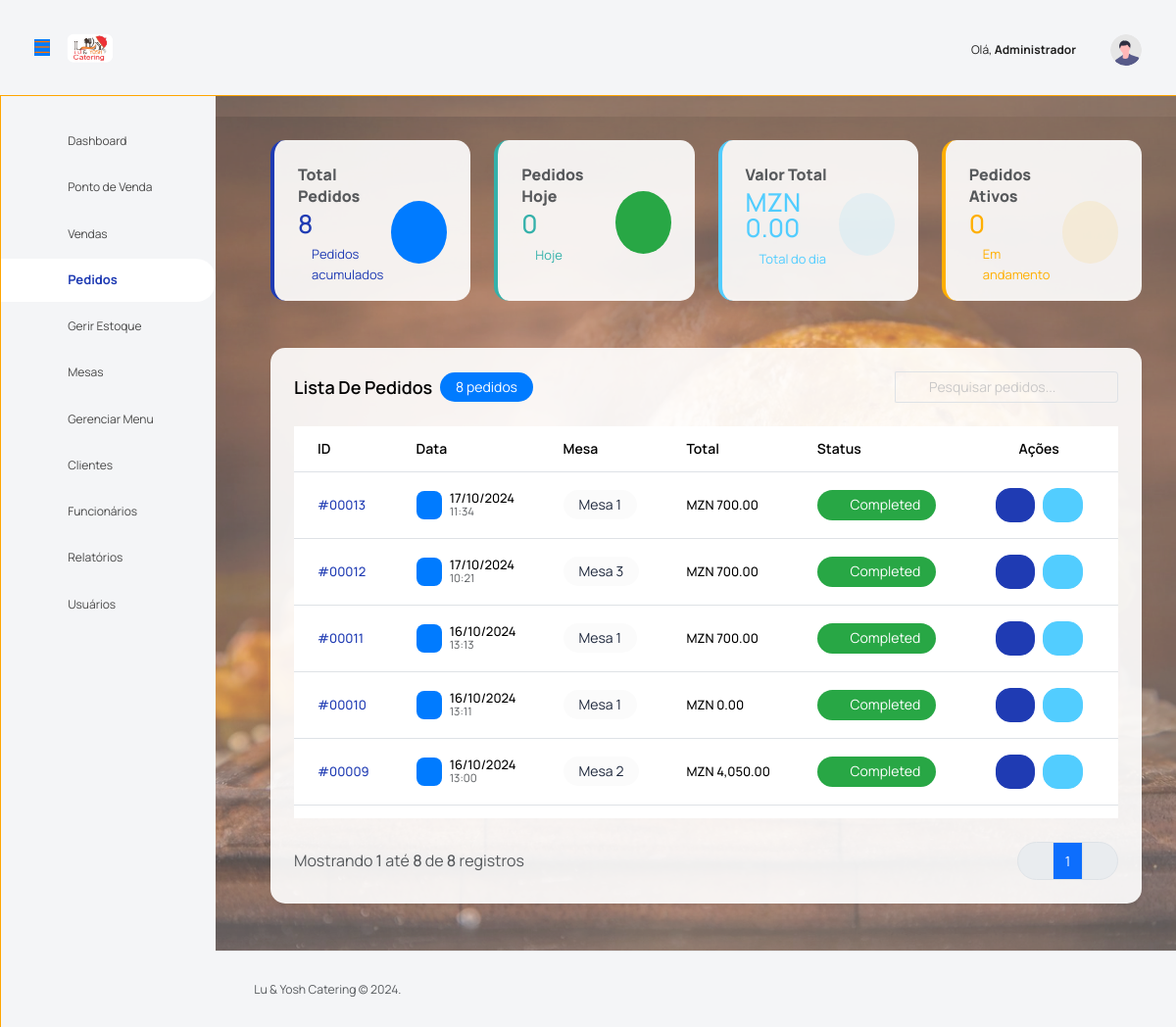
The page /pages/orders.php (signed in) on the database as committed earlier.
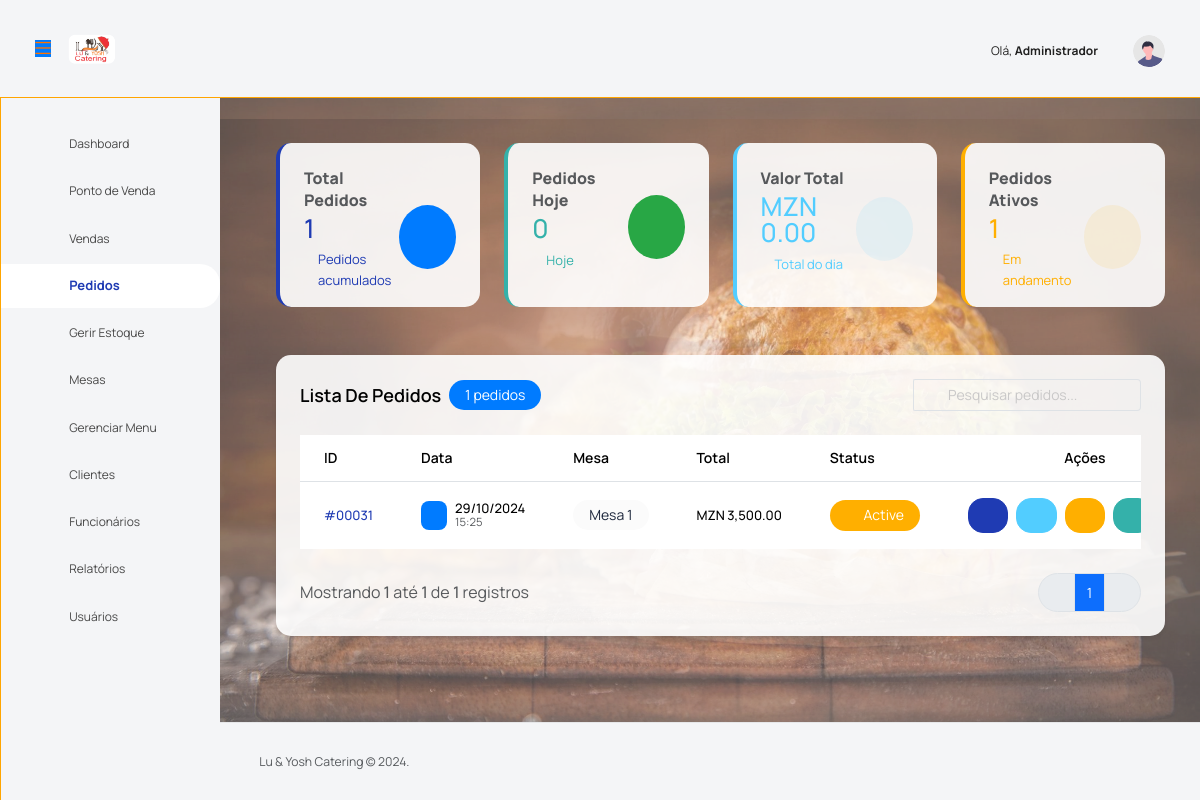
The same page on the database as committed later.
### tables this page shows
CREATE TABLE `users` (
  `id` int NOT NULL,
  `username` varchar(50) NOT NULL,
  `password` varchar(255) NOT NULL,
  `name` varchar(100) NOT NULL,
  `role` enum('admin','manager','waiter') NOT NULL
);

CREATE TABLE `orders` (
  `id` int NOT NULL,
  `table_id` int DEFAULT NULL,
  `status` enum('active','completed','paid') DEFAULT 'active',
  `total_amount` decimal(10,2) DEFAULT '0.00',
  `created_at` timestamp NULL DEFAULT CURRENT_TIMESTAMP
);

### config/functions_orders.php (called while the page is built, shortened)
<?php
function order_get_total_today() {
    global $pdo;
    $stmt = $pdo->query("SELECT SUM(total_amount) FROM orders WHERE DATE(created_at) = CURDATE() AND status = 'completed'");
    return $stmt->fetchColumn() ?: 0;
}
function order_get_open_count() {
    global $pdo;
    $stmt = $pdo->query("SELECT COUNT(*) FROM orders WHERE status != 'completed'");
    return $stmt->fetchColumn();
}

### pages/orders.php (the view, shortened to what the rows shown need)
<?php
include '../includes/header.php';
function get_status_class_staradmin($status) {
    $classes = [
        'completed' => 'bg-success text-white',
        'active' => 'bg-warning text-white',
        'canceled' => 'bg-danger text-white',
        'paid' => 'bg-info text-white'
    ];
    return $classes[$status] ?? 'bg-secondary text-white';
}
$page = isset($_GET['page']) ? (int)$_GET['page'] : 1;
$per_page = 8;
$offset = ($page - 1) * $per_page;
$search_condition = '';
$total_query = "SELECT COUNT(*) FROM orders" . $search_condition;
$stmt = $pdo->prepare($total_query);
$stmt->execute();
$total_orders = $stmt->fetchColumn();
$orders_query = "SELECT * FROM orders" . $search_condition . " ORDER BY created_at DESC LIMIT :offset, :per_page";
$stmt = $pdo->prepare($orders_query);
$stmt->bindParam(':offset', $offset, PDO::PARAM_INT);
$stmt->bindParam(':per_page', $per_page, PDO::PARAM_INT);
$stmt->execute();
$orders = $stmt->fetchAll();
?>
<div class="row g-4">
    <div class="col-sm-12 col-lg-3 grid-margin stretch-card">
        <div class="card card-rounded border-start border-primary border-4">
            <div class="card-body pb-0">
                <div class="d-flex align-items-center justify-content-between">
                    <div>
                        <h2 class="rate-percentage text-primary mb-2"><?php echo $total_orders; ?></h2>
                    </div>
                </div>
            </div>
        </div>
    </div>
    <div class="col-sm-12 col-lg-3 grid-margin stretch-card">
        <div class="card card-rounded border-start border-success border-4">
            <div class="card-body pb-0">
                <div class="d-flex align-items-center justify-content-between">
                    <div>
                        <h2 class="rate-percentage text-success mb-2"><?php echo order_get_total_today(); ?></h2>
                    </div>
                </div>
            </div>
        </div>
    </div>
    <div class="col-sm-12 col-lg-3 grid-margin stretch-card">
        <div class="card card-rounded border-start border-info border-4">
            <div class="card-body pb-0">
                <div class="d-flex align-items-center justify-content-between">
                    <div>
                        <h2 class="rate-percentage text-info mb-2">MZN
                            <?php echo number_format(order_get_total_today(), 2); ?></h2>
                    </div>
                </div>
            </div>
        </div>
    </div>
    <div class="col-sm-12 col-lg-3 grid-margin stretch-card">
        <div class="card card-rounded border-start border-warning border-4">
            <div class="card-body pb-0">
                <div class="d-flex align-items-center justify-content-between">
                    <div>
                        <h2 class="rate-percentage text-warning mb-2"><?php echo order_get_open_count(); ?></h2>
                    </div>
                </div>
            </div>
        </div>
    </div>
    <div class="col-lg-12 grid-margin">
        <div class="card card-rounded shadow-sm">
            <div class="card-body">
                <div class="table-responsive">
                    <table class="table table-hover align-middle">
                        <thead class="bg-light">
                            <tr>
                                <th class="py-3">ID</th>
                                <th class="py-3">Data</th>
                                <th class="py-3">Mesa</th>
                                <th class="py-3">Total</th>
                                <th class="py-3">Status</th>
                                <th class="py-3 text-center" width="200">Ações</th>
                            </tr>
                        </thead>
                        <tbody>
                            <?php if (empty($orders)): ?>
                            <tr>
                                <td colspan="6" class="text-center text-muted">
                                    <i class="mdi mdi-alert-circle-outline mb-2" style="font-size: 2rem;"></i>
                                    <p class="mb-0">Nenhum pedido encontrado</p>
                                </td>
                            </tr>
                            <?php else: ?>
                            <?php foreach ($orders as $order): ?>
                            <tr>
                                <td class="py-3">
                                    <span
                                        class="fw-medium text-primary">#<?php echo str_pad($order['id'], 5, '0', STR_PAD_LEFT); ?></span>
                                </td>
                                <td class="py-3">
                                    <div class="d-flex align-items-center">
                                        <span class="bg-primary bg-opacity-10 p-2 rounded me-2">
                                            <i class="mdi mdi-calendar text-primary"></i>
                                        </span>
                                        <div>
                                            <div class="fw-medium">
                                                <?php echo date('d/m/Y', strtotime($order['created_at'])); ?></div>
                                            <small
                                                class="text-muted"><?php echo date('H:i', strtotime($order['created_at'])); ?></small>
                                        </div>
                                    </div>
                                </td>
                                <td class="py-3">
                                    <span class="badge bg-light text-dark">Mesa <?php echo $order['table_id']; ?></span>
                                </td>
                                <td class="py-3">
                                    <div class="fw-medium">MZN <?php echo number_format($order['total_amount'], 2); ?>
                                    </div>
                                </td>
                                <td class="py-3">
                                    <div
                                        class="badge <?php echo get_status_class_staradmin($order['status']); ?> rounded-pill px-3">
                                        <i class="mdi mdi-circle-medium me-1"></i>
                                        <?php echo ucfirst($order['status']); ?>
                                    </div>
                                </td>
                                <td class="py-3">
                                    <div class="d-flex justify-content-center gap-2">
                                        <a href="view_order.php?id=<?php echo $order['id']; ?>"
                                            class="btn btn-primary btn-icon btn-sm" data-bs-toggle="tooltip"
                                            title="Ver Detalhes">
                                            <i class="mdi mdi-eye"></i>
                                        </a>
                                        <a href="print_order.php?id=<?php echo $order['id']; ?>"
                                            class="btn btn-info btn-icon btn-sm" data-bs-toggle="tooltip"
                                            title="Imprimir">
                                            <i class="mdi mdi-printer"></i>
                                        </a>
                                        <?php if ($order['status'] != 'completed'): ?>
                                        <a href="edit_order.php?id=<?php echo $order['id']; ?>"
                                            class="btn btn-warning btn-icon btn-sm" data-bs-toggle="tooltip"
                                            title="Editar">
                                            <i class="mdi mdi-pencil"></i>
                                        </a>
                                        <button class="btn btn-success btn-icon btn-sm" data-bs-toggle="tooltip"
                                            title="Finalizar" onclick="completeOrder(<?php echo $order['id']; ?>)">
                                            <i class="mdi mdi-check"></i>
                                        </button>
                                        <?php endif; ?>
                                    </div>
                                </td>
                            </tr>
                            <?php endforeach; ?>
                            <?php endif; ?>
                        </tbody>
                    </table>
                </div>
            </div>
        </div>
    </div>
</div>
<?php include '../includes/footer.php';?>

### includes/header.php (shortened to what the rows shown need)
<?php
try {
    $pdo = new PDO("mysql:host=" . DB_HOST . ";dbname=" . DB_NAME, DB_USER, DB_PASS);
    $pdo->setAttribute(PDO::ATTR_ERRMODE, PDO::ERRMODE_EXCEPTION);
    $stmt = $pdo->prepare("SELECT username, name, role FROM users WHERE id = :id");
    $stmt->bindParam(':id', $_SESSION['user_id'], PDO::PARAM_INT);
    $stmt->execute();
    $usuario = $stmt->fetch(PDO::FETCH_ASSOC);
} catch (PDOException $e) {
    error_log("Erro de banco de dados: " . $e->getMessage());
    header("Location: .error.php");
    exit;
}
?>
<!DOCTYPE html>
<html lang="pt-BR">
<head>
    <link rel="stylesheet" href="../public/assets/vendors/feather/feather.css">
    <link rel="stylesheet" href="../public/assets/vendors/mdi/css/materialdesignicons.min.css">
    <link rel="stylesheet" href="../public/assets/vendors/ti-icons/css/themify-icons.css">
    <link rel="stylesheet" href="../public/assets/vendors/typicons/typicons.css">
    <link rel="stylesheet" href="../public/assets/vendors/simple-line-icons/css/simple-line-icons.css">
    <link rel="stylesheet" href="../public/assets/vendors/css/vendor.bundle.base.css">
    <link rel="stylesheet" href="https://cdn.jsdelivr.net/npm/sweetalert2@11.0.19/dist/sweetalert2.min.css">
    <link rel="stylesheet" href="../public/assets/css/vertical-layout-light/style.css">
    <link rel="stylesheet" href="../public/css/style.css">
</head>
<body>
    <div class="container-scroller">
        <nav class="navbar default-layout col-lg-12 col-12 p-0 fixed-top d-flex align-items-top flex-row"
            style="border-bottom: 1px solid orange;">
            <div class="navbar-menu-wrapper d-flex align-items-center justify-content-end">
                <ul class="navbar-nav ms-3">
                    <li class="nav-item d-flex align-items-center">
                        <span class="nav-link">Olá, <strong><?php echo $usuario['name']; ?></strong></span>
                    </li>
                </ul>
            </div>
        </nav>
        <div class="container-fluid page-body-wrapper">
            <div class="main-panel">
                <br>
                <div class="content-wrapper">

Rows that differ between the two databases and show on the page:
removed orders: id "00013", created_at "17/10/2024", created_at "11:34", table "1", total_amount "700.00", status "Completed"
removed orders: id "00012", created_at "17/10/2024", created_at "10:21", table "3", total_amount "700.00", status "Completed"
removed orders: id "00011", created_at "16/10/2024", created_at "13:13", table "1", total_amount "700.00", status "Completed"
removed orders: id "00010", created_at "16/10/2024", created_at "13:11", table "1", total_amount "0.00", status "Completed"
removed orders: id "00009", created_at "16/10/2024", created_at "13:00", table "2", total_amount "4,050.00", status "Completed"
added orders: id "00031", created_at "29/10/2024", created_at "15:25", table "1", total_amount "3,500.00", status "Active"
Other text that changed with them:
$total_orders: "8" → "1"
order_get_open_count(): "0" → "1"
min($offset + $per_page, $total_orders): "8" → "1"
